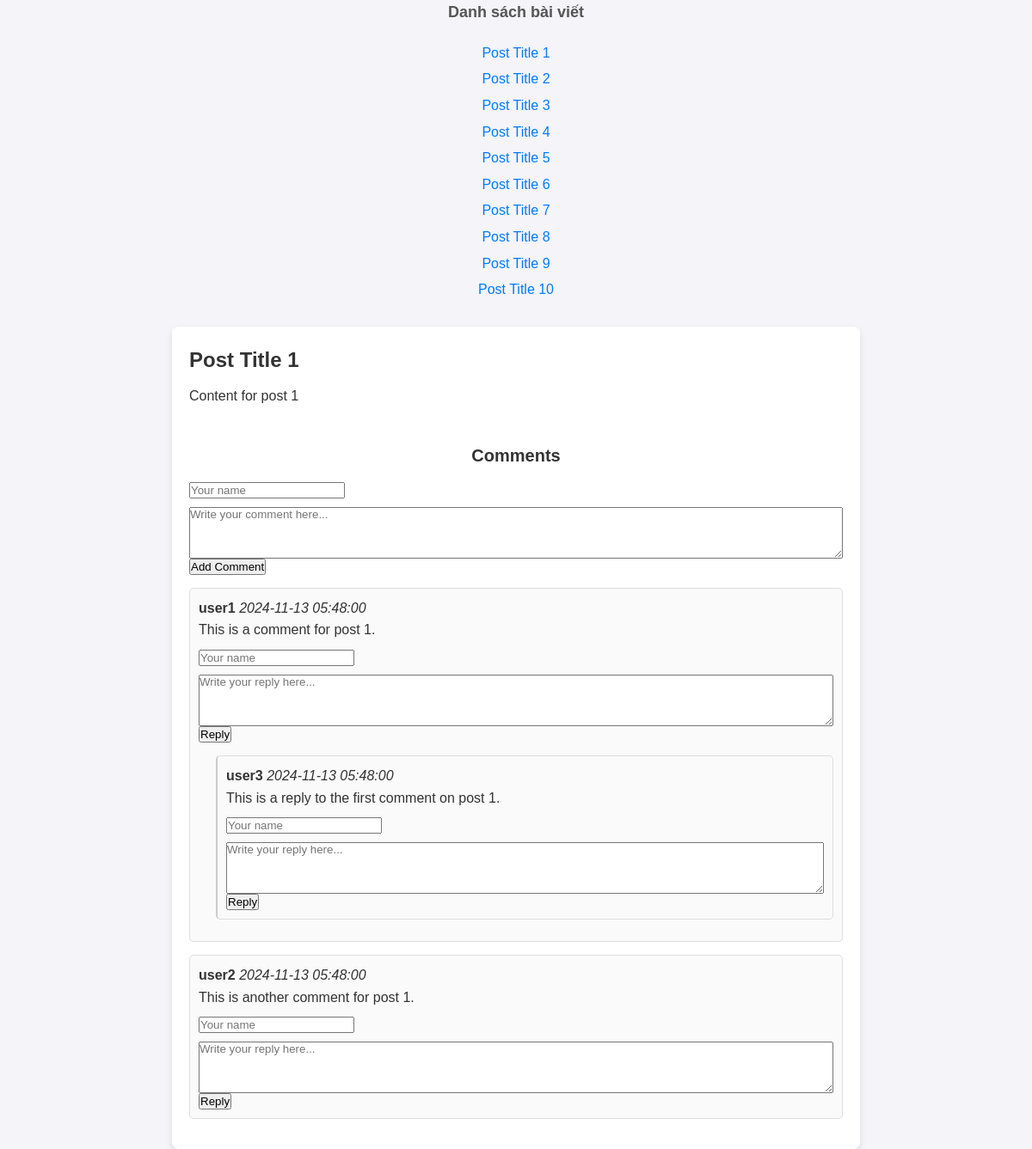
The page / on the database its author committed.
### tables this page shows
CREATE TABLE `posts` (
    `post_id` int(11) NOT NULL,
    `title` varchar(255) NOT NULL,
    `content` text NOT NULL,
    `created_at` timestamp NOT NULL DEFAULT current_timestamp()
);

CREATE TABLE `comments` (
    `comment_id` int(11) NOT NULL,
    `post_id` int(11) NOT NULL,
    `parent_comment_id` int(11) DEFAULT NULL,
    `commenter_name` varchar(100) NOT NULL,
    `comment_text` text NOT NULL,
    `created_at` timestamp NOT NULL DEFAULT current_timestamp()
);

### comController.php (called while the page is built, shortened)
<?php
include("config.php");
function getCommentsByPost($post_id)
{
    global $conn;
    $stmt = $conn->prepare("SELECT comment_id, parent_comment_id, commenter_name, comment_text, created_at FROM comments WHERE post_id = ? ORDER BY created_at ASC");
    $stmt->bind_param("i", $post_id);
    $stmt->execute();
    $result = $stmt->get_result();
    $comments = [];
    while ($row = $result->fetch_assoc()) {
        $comments[] = $row;
    }
    return $comments;
}

### index.php (the view, shortened to what this page needs)
<?php
include("config.php");
include("comController.php");
$sql = "SELECT post_id, title FROM posts";
$result = $conn->query($sql);
echo "<div class='post-list'><h2>Danh sách bài viết</h2><ul>";
while ($row = $result->fetch_assoc()) {
    echo "<li><a href='index.php?post_id=" . $row['post_id'] . "'>" . $row['title'] . "</a></li>";
}
echo "</ul></div>";
$post_id = isset($_GET['post_id']) ? intval($_GET['post_id']) : 1;
$post_query = $conn->prepare("SELECT * FROM posts WHERE post_id = ?");
$post_query->bind_param("i", $post_id);
$post_query->execute();
$post_result = $post_query->get_result();
$post = $post_result->fetch_assoc();
$comments = getCommentsByPost($post_id);
?>
<!DOCTYPE html>
<html lang="en">
<head>
    <link rel="stylesheet" href="style.css"/>
</head>
<body>
    <div class="container">
        <div class="post">
            <h1><?php echo htmlspecialchars($post['title']); ?></h1>
            <p><?php echo htmlspecialchars($post['content']); ?></p>
        </div>
        <div class="comment-section">
            <h2>Comments</h2>
            <form action="" method="POST">
                <input type="text" name="commenter_name" placeholder="Your name" required><br>
                <textarea name="comment_text" placeholder="Write your comment here..." required></textarea><br>
                <button type="submit">Add Comment</button>
            </form>
            <?php
            function displayComments($comments, $parent_id = null, $level = 0) {
                foreach ($comments as $comment) {
                    if ($comment['parent_comment_id'] == $parent_id) {
                        echo '<div class="comment' . ($level > 0 ? ' nested-comment' : '') . '">';
                        echo '<strong>' . htmlspecialchars($comment['commenter_name']) . '</strong> <em>' . htmlspecialchars($comment['created_at']) . '</em>';
                        echo '<p>' . htmlspecialchars($comment['comment_text']) . '</p>';
                        echo '<form action="" method="POST" style="margin-top: 10px;">';
                        echo '<input type="text" name="commenter_name" placeholder="Your name" required><br>';
                        echo '<textarea name="comment_text" placeholder="Write your reply here..." required></textarea><br>';
                        echo '<button type="submit">Reply</button>';
                        echo '</form>';
                        displayComments($comments, $comment['comment_id'], $level + 1);
                        echo '</div>';
                    }
                }
            }
            displayComments($comments);
            ?>
        </div>
    </div>
</body>
</html>

### style.css (style rules this page uses)
* { margin: 0; padding: 0; box-sizing: border-box; font-family: Arial, sans-serif; }
body { background-color: #f4f4f9; color: #333; line-height: 1.6; }
.container { max-width: 800px; margin: 20px auto; padding: 20px; background: #fff; box-shadow: 0 4px 8px rgba(0, 0, 0, 0.1); border-radius: 8px; }
h1, h2 { color: #333; }
h1 { font-size: 24px; margin-bottom: 10px; }
h2 { font-size: 18px; margin-bottom: 20px; text-align: center; color: #555; }
.post-list { text-align: center; margin-bottom: 30px; }
.post-list ul { list-style: none; padding: 0; }
.post-list li { margin: 5px 0; }
.post-list a { color: #007bff; font-size: 16px; text-decoration: none; transition: color 0.3s ease; }
.comment-section { margin-top: 30px; }
.comment-section h2 { font-size: 20px; margin-bottom: 15px; color: #333; }
.comment { margin-bottom: 15px; padding: 10px; border-left: 3px solid #ddd; background-color: #fafafa; border-radius: 5px; position: relative; }
.nested-comment { margin-left: 20px; padding-left: 10px; border-left: 2px solid #ddd; }

### index.php (style rules this page uses)
body { font-family: Arial, sans-serif; }
.container { width: 80%; margin: 0 auto; }
.post { margin-bottom: 40px; }
.comment-section { margin-top: 30px; }
.comment { margin: 15px 0; padding: 10px; border: 1px solid #ddd; }
.nested-comment { margin-left: 20px; border-left: 2px solid #ccc; padding-left: 10px; }
textarea { width: 100%; height: 60px; margin-top: 10px; }

### rows shown on the page
posts: title "Post Title 1", content "Content for post 1"
posts: title "Post Title 2"
posts: title "Post Title 3"
posts: title "Post Title 4"
posts: title "Post Title 5"
posts: title "Post Title 6"
posts: title "Post Title 7"
posts: title "Post Title 8"
posts: title "Post Title 9"
posts: title "Post Title 10"
comments: commenter_name "user1", created_at "2024-11-13 05:48:00", comment_text "This is a comment for post 1."
comments: commenter_name "user3", created_at "2024-11-13 05:48:00", comment_text "This is a reply to the first comment on post 1."
comments: commenter_name "user2", created_at "2024-11-13 05:48:00", comment_text "This is another comment for post 1."
